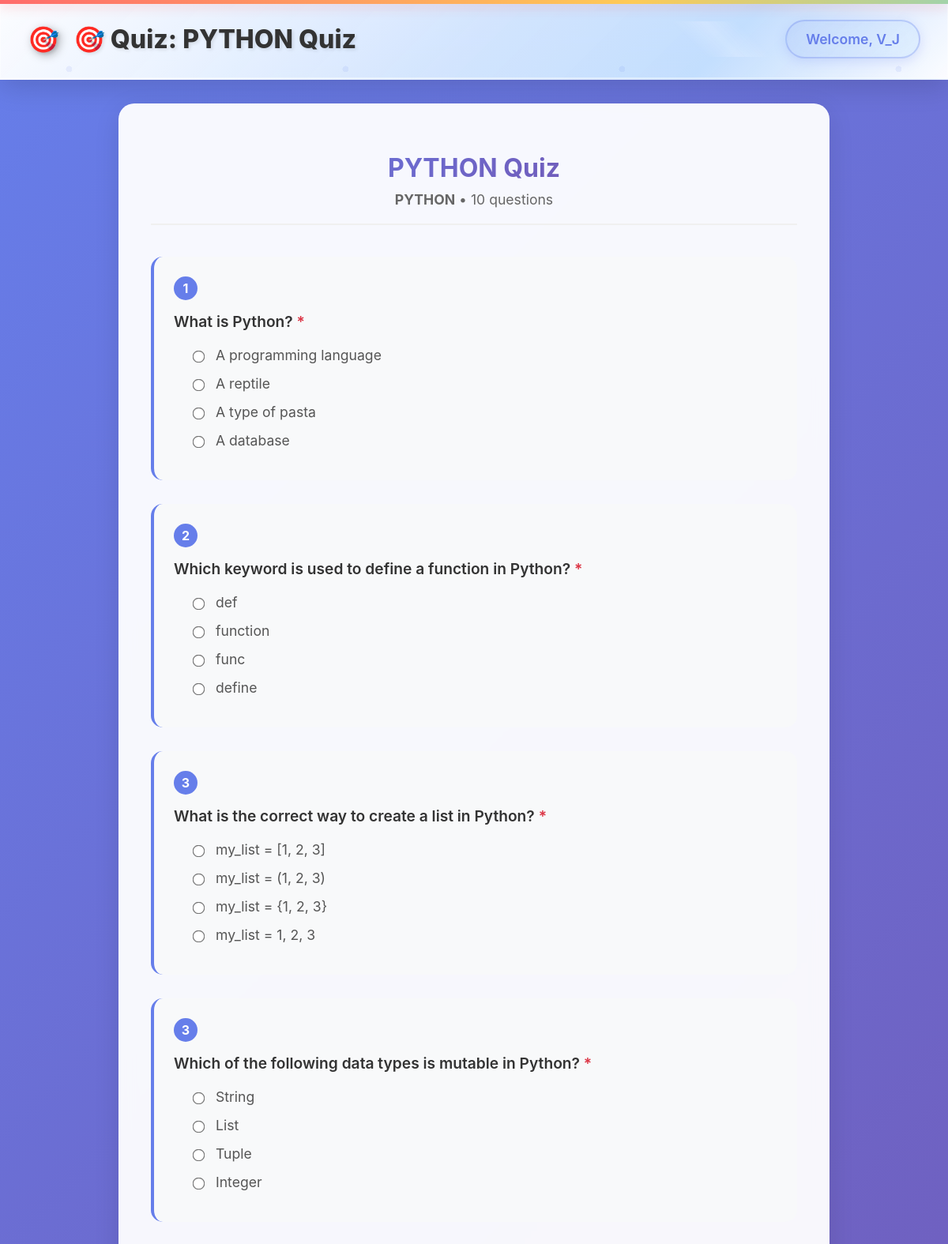
The page /quiz/PYTHON/4/ (signed in, upper part) on the database its author committed.
### website/models.py (models this page shows, shortened)
class Quiz(models.Model):
    title = models.CharField(max_length=255)
    course = models.ForeignKey(Course, on_delete=models.CASCADE, null=True, blank=True)

class Learner(models.Model):
        username = models.CharField(max_length=50)
        first_name = models.CharField(max_length=50, default='')
        last_name = models.CharField(max_length=50, default='')
        profile_picture = models.ImageField(null=True, blank=True, upload_to='images/')
        email = models.EmailField()
        ph_number = models.CharField(max_length=15, blank=True, null=True)
        DOB = models.DateField( null = True, default='2001-01-01')
        user = models.OneToOneField(User, on_delete=models.CASCADE, default=None)
        dno = models.CharField(max_length=100, null=True, blank=True, default='--')
        street = models.CharField(max_length=100, null=True, blank=True, default='--')
        city = models.CharField(max_length=100, null=True, blank=True, default='--')
        state = models.CharField(max_length=100, null=True, blank=True, default='--')
        country = models.CharField(max_length=100, null=True, blank=True, default='--')
        pincode = models.CharField(max_length=100, null=True, blank=True, default='--')

class Course(models.Model):
    name = models.CharField(max_length=50)
    description = models.TextField()
    price = models.IntegerField()
    discount = models.IntegerField( null=True, blank=True)

class Question(models.Model):
    quiz = models.ForeignKey(Quiz, on_delete=models.CASCADE)
    question_number = models.IntegerField()
    question = models.CharField(max_length=255)

class Choice(models.Model):
    question = models.ForeignKey(Question, on_delete=models.CASCADE)
    choice = models.CharField(max_length=255)
    is_correct = models.BooleanField(default=False)

### website/views.py (the view, shortened to what this page needs)
# urls.py: path('quiz/<str:title>/<int:id>/', views.take_quiz_view, name='take_quiz'),
@login_required
@ensure_csrf_cookie
def take_quiz_view(request, title, id):
    try:
        learner = Learner.objects.get(id=id)
        course = Course.objects.get(name=title)
        quiz = Quiz.objects.get(course=course)
        questions = Question.objects.filter(quiz=quiz).order_by('question_number').distinct()
        if not questions.exists():
            return render(request, 'quiz/no_quiz.html', {
                'learner': learner,
                'course': course,
                'message': 'No questions available for this quiz yet.'
            })
        total_questions = questions.count()
        print(f"🔍 Quiz Debug - Course: {course.name}")
        print(f"🔍 Total questions (distinct): {total_questions}")
        question_numbers = list(questions.values_list('question_number', flat=True))
        print(f"🔍 Question numbers: {sorted(question_numbers)}")
        unique_numbers = set(question_numbers)
        if len(question_numbers) != len(unique_numbers):
            print(f"⚠️ Found duplicate question numbers! Numbers: {question_numbers}")
            print(f"⚠️ Unique numbers should be: {sorted(unique_numbers)}")
            questions = Question.objects.filter(quiz=quiz).order_by('question_number', 'id').distinct('question_number')
            total_questions = questions.count()
            final_numbers = list(questions.values_list('question_number', flat=True))
            print(f"🔧 Fixed: Now showing {total_questions} unique questions with numbers: {sorted(final_numbers)}")
        else:
            print(f"✅ All question numbers are unique: {sorted(question_numbers)}")
        return render(request, 'quiz/take_quiz.html', {
            'quiz': quiz,
            'questions': questions,
            'total_questions': total_questions,
            'course': course,
            'learner': learner
        })
    except Learner.DoesNotExist:
        return redirect('learner_login')
    except Course.DoesNotExist:
        return redirect('home', id)
    except Quiz.DoesNotExist:
        return render(request, 'quiz/no_quiz.html', {
            'learner': learner,
            'course': course,
            'message': 'Quiz not found for this course.'
        })

### website/templates/quiz/take_quiz.html (shortened to what this page needs)
<!DOCTYPE html>
<html lang="en">
<head>
</head>
<body>
    <div class="header">
        <h2>🎯 Quiz: {{ quiz.title }}</h2>
        <span class="welcome-text">Welcome, {{ learner.username }}</span>
    </div>
    <div class="container">
        <div class="quiz-card">
            <div class="quiz-header">
                <h1 class="quiz-title">{{ quiz.title }}</h1>
                <div class="quiz-info">
                    <strong>{{ course.name }}</strong> • {{ total_questions }} questions
                </div>
            </div>
            <form method="post" id="quiz-form">
                {% for question in questions %}
                <div class="question">
                    <div class="question-number">{{ question.question_number }}</div>
                    <div class="question-text">{{ question.question }} <span class="required">*</span></div>
                    <div class="choices">
                        {% for choice in question.choice_set.all %}
                        <div class="choice">
                            <input type="radio"
                                   id="choice_{{ choice.id }}"
                                   name="{{ question.id }}"
                                   value="{{ choice.id }}"
                                   required>
                            <label for="choice_{{ choice.id }}">{{ choice.choice }}</label>
                        </div>
                        {% endfor %}
                    </div>
                </div>
                {% endfor %}
            </form>
        </div>
    </div>
</body>
</html>

### website/templates/quiz/take_quiz.html (style rules this page uses)
body { font-family: -apple-system, BlinkMacSystemFont, 'Segoe UI', Roboto, sans-serif; margin: 0; padding: 0; background: linear-gradient(135deg, #667eea 0%, #764ba2 100%); min-height: 100vh; }
.header { background: linear-gradient(135deg, rgba(255, 255, 255, 0.98) 0%, rgba(240, 248, 255, 0.95) 25%, rgba(220, 238, 255, 0.92) 50%, rgba(200, 228, 255, 0.95) 75%, rgba(255, 255, 255, 0.98) 100%); backdrop-filter: blur(30px) saturate(120%); color: #333; padding: 25px 35px; display: flex; justify-content: space-between; align-items: center; box-shadow: 0 8px 35px rgba(0,0,0,0.15), 0 0 0 1px rgba(255, 255, 255, 0.4) inset; position: relative; overflow: hidden; border-bottom: 2px solid rgba(255, 255, 255, 0.3); animation: quizHeaderPulse 8s ease-in-out infinite; }
.header::after { content: ''; position: absolute; top: 0; left: 0; right: 0; bottom: 0; background-image: radial-gradient(circle at 25% 25%, rgba(102, 126, 234, 0.1) 4px, transparent 4px), radial-gradient(circle at 75% 35%, rgba(118, 75, 162, 0.08) 3px, transparent 3px), radial-gradient(circle at 45% 65%, rgba(240, 147, 251, 0.06) 2px, transparent 2px), radial-gradient(circle at 85% 75%, rgba(79, 172, 254, 0.07) 2.5px, transparent 2.5px); background-size: 350px 350px, 450px 450px, 300px 300px, 400px 400px; animation: quizElementsFloat 25s linear infinite; pointer-events: none; }
.header::before { content: ''; position: absolute; top: 0; left: 0; right: 0; height: 5px; background: linear-gradient(90deg, #ff6b6b 0%, #feca57 16.66%, #48dbfb 33.33%, #ff9ff3 50%, #54a0ff 66.66%, #5f27cd 83.33%, #ff6b6b 100%); background-size: 400% 100%; animation: quizBorderFlow 6s linear infinite; box-shadow: 0 3px 15px rgba(255, 107, 107, 0.4); }
.header h2 { margin: 0; font-size: 2rem; font-weight: 800; display: flex; align-items: center; gap: 18px; position: relative; z-index: 2; transition: all 0.4s cubic-bezier(0.175, 0.885, 0.32, 1.275); text-shadow: 2px 2px 4px rgba(0, 0, 0, 0.1); }
.header h2::before { content: '🎯'; font-size: 2rem; animation: targetBounce 2s ease-in-out infinite; filter: drop-shadow(3px 3px 6px rgba(0, 0, 0, 0.3)); }
.header .welcome-text { font-size: 1.1rem; font-weight: 600; background: linear-gradient(135deg, rgba(102, 126, 234, 0.15), rgba(79, 172, 254, 0.1)); padding: 12px 24px; border-radius: 30px; backdrop-filter: blur(15px); border: 2px solid rgba(102, 126, 234, 0.3); transition: all 0.4s cubic-bezier(0.175, 0.885, 0.32, 1.275); color: #667eea; position: relative; z-index: 2; box-shadow: 0 4px 15px rgba(102, 126, 234, 0.2); }
.header .welcome-text::before { content: ''; position: absolute; top: 0; left: 0; right: 0; bottom: 0; background: linear-gradient(45deg, transparent 30%, rgba(255, 255, 255, 0.2) 50%, transparent 70%); border-radius: 30px; transform: translateX(-100%); transition: transform 0.6s ease; }
.container { max-width: 900px; margin: 30px auto; padding: 0 20px; }
.quiz-card { background: rgba(255, 255, 255, 0.95); backdrop-filter: blur(10px); border-radius: 20px; padding: 40px; box-shadow: 0 8px 32px rgba(0,0,0,0.1); border: 1px solid rgba(255, 255, 255, 0.18); }
.quiz-header { text-align: center; margin-bottom: 40px; padding-bottom: 20px; border-bottom: 2px solid #f0f0f0; }
.quiz-title { font-size: 2rem; color: #333; margin-bottom: 10px; background: linear-gradient(135deg, #667eea, #764ba2); -webkit-background-clip: text; -webkit-text-fill-color: transparent; background-clip: text; }
.quiz-info { color: #666; font-size: 1.1rem; }
.question { margin: 30px 0; padding: 25px; background: #f8f9fa; border-radius: 15px; border-left: 4px solid #667eea; }
.question-number { background: #667eea; color: white; width: 30px; height: 30px; border-radius: 50%; display: inline-flex; align-items: center; justify-content: center; font-weight: bold; margin-bottom: 15px; }
.question-text { font-size: 1.2rem; color: #333; margin-bottom: 20px; font-weight: 600; }
.choices { margin-left: 20px; }
.choice { margin: 15px 0; display: flex; align-items: center; }
.choice input[type="radio"] { margin-right: 15px; transform: scale(1.2); accent-color: #667eea; }
.choice label { font-size: 1.1rem; color: #555; cursor: pointer; flex: 1; }
.required { color: #dc3545; }

### rows shown on the page
Quiz: title "PYTHON Quiz"
Learner: username "V_J"
Course: name "PYTHON"
Question: question_number "1", question "What is Python?"
Choice: choice "A programming language"
Choice: choice "A reptile"
Choice: choice "A type of pasta"
Choice: choice "A database"
Question: question_number "2", question "Which keyword is used to define a function in Python?"
Choice: choice "def"
Choice: choice "function"
Choice: choice "func"
Choice: choice "define"
Question: question_number "3", question "What is the correct way to create a list in Python?"
Choice: choice "my_list = [1, 2, 3]"
Choice: choice "my_list = (1, 2, 3)"
Choice: choice "my_list = {1, 2, 3}"
Choice: choice "my_list = 1, 2, 3"
Question: question_number "3", question "Which of the following data types is mutable in Python?"
Choice: choice "String"
Choice: choice "List"
Choice: choice "Tuple"
Choice: choice "Integer"

### other values the page prints
{{ total_questions }} "10"
